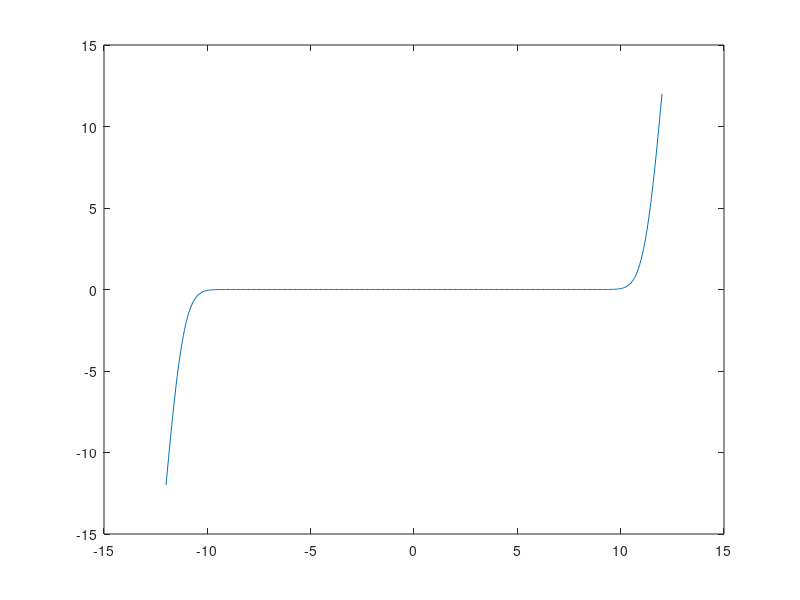

This figure's MATLAB source:
function testcomplexification
close all
format long
format compact
% target point
xtarg = -500;
ytarg = 600;
ztarg = xtarg+1i*ytarg;
% source point
xsource = 0;
ysource = -2;
zsource = xsource + 1i*ysource;
% wave number
omega = 5.5;


% integration domain [-L,L]
L = 12;
% number of equispaced quadrature points
n = 200;
% quadrature weights
h = L/n;

% original integration domain
x = h*(-n:n);
xp = ones(size(x));

n0 = n/2;

c=12;
% contour deformation on the left
indl = 1:n0;
x0 = x(indl);
x(indl) = x0-c*1i*erfc(x0+L);
xp(indl) = 1+c*1i*exp(-(x0+L).^2)*2/sqrt(pi);

% contour deformation on the right
indr = (length(x)-n0+1):length(x);
x(indr) = -fliplr(x(indl));
xp(indr) = fliplr(xp(indl));

plot(x)
r1 = sqrt((x-xtarg).^2+ytarg^2);
% single layer potential kernel values on the contour
kerval = 1i/4*besselh(0,omega*r1);

% density
r2 = sqrt((x-xsource).^2+ysource^2);
dens = 1i/4*besselh(1,omega*r2)*omega*ysource./r2;

% trapezoidal rule 
ucomp = -2*h*sum(kerval.*dens.*xp)

% exact solution is a monopole
uexact = 1i/4*besselh(0,omega*abs(ztarg-zsource))
rerr = abs((ucomp-uexact)/uexact)

%find(imag(sqrt((x-x.').^2))<0)
